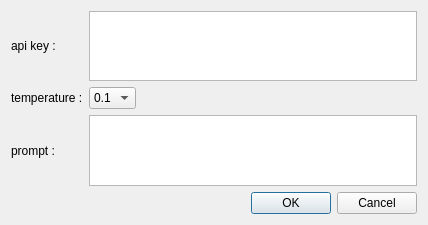
<?xml version="1.0" encoding="UTF-8"?>
<ui version="4.0">
 <class>Dialog</class>
 <widget class="QDialog" name="Dialog">
  <property name="geometry">
   <rect>
    <x>0</x>
    <y>0</y>
    <width>428</width>
    <height>225</height>
   </rect>
  </property>
  <property name="windowTitle">
   <string>Dialog</string>
  </property>
  <layout class="QGridLayout" name="gridLayout_2">
   <item row="0" column="0">
    <layout class="QGridLayout" name="gridLayout">
     <item row="0" column="0">
      <widget class="QLabel" name="label">
       <property name="text">
        <string>api key :</string>
       </property>
      </widget>
     </item>
     <item row="0" column="1" colspan="2">
      <widget class="QTextEdit" name="api_text"/>
     </item>
     <item row="1" column="0">
      <widget class="QLabel" name="label_2">
       <property name="text">
        <string>temperature :</string>
       </property>
      </widget>
     </item>
     <item row="1" column="1">
      <widget class="QComboBox" name="temp_val">
       <item>
        <property name="text">
         <string>0.1</string>
        </property>
       </item>
       <item>
        <property name="text">
         <string>0.2</string>
        </property>
       </item>
       <item>
        <property name="text">
         <string>0.3</string>
        </property>
       </item>
       <item>
        <property name="text">
         <string>0.4</string>
        </property>
       </item>
       <item>
        <property name="text">
         <string>0.5</string>
        </property>
       </item>
       <item>
        <property name="text">
         <string>0.6</string>
        </property>
       </item>
       <item>
        <property name="text">
         <string>0.7</string>
        </property>
       </item>
       <item>
        <property name="text">
         <string>0.8</string>
        </property>
       </item>
       <item>
        <property name="text">
         <string>0.9</string>
        </property>
       </item>
       <item>
        <property name="text">
         <string>1.0</string>
        </property>
       </item>
      </widget>
     </item>
     <item row="1" column="2">
      <spacer name="horizontalSpacer">
       <property name="orientation">
        <enum>Qt::Horizontal</enum>
       </property>
       <property name="sizeHint" stdset="0">
        <size>
         <width>48</width>
         <height>20</height>
        </size>
       </property>
      </spacer>
     </item>
     <item row="2" column="0">
      <widget class="QLabel" name="label_3">
       <property name="text">
        <string>prompt :</string>
       </property>
      </widget>
     </item>
     <item row="2" column="1" colspan="2">
      <widget class="QTextEdit" name="prompt_text"/>
     </item>
    </layout>
   </item>
   <item row="1" column="0">
    <layout class="QHBoxLayout" name="horizontalLayout">
     <item>
      <spacer name="horizontalSpacer_2">
       <property name="orientation">
        <enum>Qt::Horizontal</enum>
       </property>
       <property name="sizeHint" stdset="0">
        <size>
         <width>643</width>
         <height>20</height>
        </size>
       </property>
      </spacer>
     </item>
     <item>
      <widget class="QDialogButtonBox" name="buttonBox">
       <property name="standardButtons">
        <set>QDialogButtonBox::Cancel|QDialogButtonBox::Ok</set>
       </property>
      </widget>
     </item>
    </layout>
   </item>
  </layout>
 </widget>
 <resources/>
 <connections>
  <connection>
   <sender>buttonBox</sender>
   <signal>accepted()</signal>
   <receiver>Dialog</receiver>
   <slot>accept()</slot>
   <hints>
    <hint type="sourcelabel">
     <x>293</x>
     <y>197</y>
    </hint>
    <hint type="destinationlabel">
     <x>212</x>
     <y>196</y>
    </hint>
   </hints>
  </connection>
  <connection>
   <sender>buttonBox</sender>
   <signal>rejected()</signal>
   <receiver>Dialog</receiver>
   <slot>reject()</slot>
   <hints>
    <hint type="sourcelabel">
     <x>406</x>
     <y>199</y>
    </hint>
    <hint type="destinationlabel">
     <x>424</x>
     <y>190</y>
    </hint>
   </hints>
  </connection>
 </connections>
</ui>
